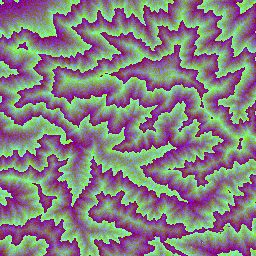
#> input picture walks/alum_cave_leconte/dem/12/1098/1613.webp, 256 x 256 px
$ python -i optimize_walk.py   (imports and definitions only)
#> lines starting #> are read from the running program, lines starting #| are printed output that depends on the picture
#!/usr/bin/env python3
"""Make a finished 3D walk smaller WITHOUT making it look worse, and prove it.

  python3 pipeline/walks/optimize_walk.py walks/<walk_id> [--source <original_dir>] [--dry-run]

What it does (every step is gated by a quality check against the original; a step that would lower quality is skipped, never forced):
  O1 Elevation tiles   PNG -> lossless WebP. Elevation is encoded in the pixel colours, so this must be pixel-exact: verified file by file.
  O2 Season overlays   PNG -> lossless WebP (identical pixels). --season-lossy allows q95 only where PSNR >= 45 dB and SSIM >= 0.985.
  O3 Photos            Resized to what the page can show (max width PHOTO_MAX_W, never enlarged) and re-encoded as progressive JPEG.
  O4 Clouds            The three cloud images are identical in every walk: one shared copy in walks/_shared/clouds/.
  O5 Page              Tile URL templates in index.html point at the new files; every reference is re-checked.
  O6 Report            walks/<walk>/OPTIMIZE_REPORT.json: sizes before/after and the WORST quality number per file type.

Needs Pillow and numpy (pipeline/walks/requirements.txt); scikit-image is used for SSIM when present.
Original files are read from --source (default: the walk folder itself, in which case it is only optimized once; a marker file stops a second pass).
"""
from __future__ import annotations

import argparse
import hashlib
import io
import json
import re
import shutil
import sys
from pathlib import Path

import numpy as np
from PIL import Image

try:
    from skimage.metrics import structural_similarity as _ssim
except ImportError:  # pragma: no cover
    _ssim = None

ROOT = Path(__file__).resolve().parents[2]
SHARED = ROOT / "walks" / "_shared"
MARKER = ".optimized.json"

# ---- the recipe (tuned from measurements on the three existing walks: see docs/WALKS.md "Optimizing") ----
WEBP_METHOD = 5
SEASON_LOSSY_Q = (95,)         # only used with --season-lossy; q95 measured at PSNR >= 48 dB (visually identical) and ~15% smaller than lossless
SEASON_SSIM_FLOOR = 0.985      # RGB composited on grey (lossy mode only)
SEASON_PSNR_FLOOR = 45.0
SEASON_ALPHA_MAX_ERR = 2       # of 255
PHOTO_MAX_W = 1200             # photos arrive at 900 px and re-encoding gave no saving: they are kept unless a smaller file passes the floor
PHOTO_Q = 85
PHOTO_SSIM_FLOOR = 0.97        # judged at a 720 px wide display size
# NOT done on purpose: pruning tiles far from the route. A 2844 px-wide window requests terrain up to 11 km from the trail
# (measured), which is almost the whole downloaded area, so pruning would lower quality on big screens. Imagery JPEGs are kept as they are
# (re-encoding saved ~18% but compounds JPEG loss).
SHARED_CLOUDS = ("cumulus.webp", "mass.webp", "wisps.webp")


# ----------------------------------------------------------------------------- quality metrics
def ssim_rgb(a: np.ndarray, b: np.ndarray) -> float:
    if (a == b).all():
        return 1.0
    if _ssim is not None:
        return float(_ssim(a, b, channel_axis=2, data_range=255))
    # fallback: global correlation based score (coarser than SSIM, stricter in practice for tiny differences)
    d = a.astype(np.float64) - b.astype(np.float64)
    return float(1 - (d ** 2).mean() / (255.0 ** 2) * 50)


# [4 lines left out: function over_grey, not called in this run]


def decode(b: bytes) -> Image.Image:
    return Image.open(io.BytesIO(b))


# [33 lines left out: functions webp, convert_dem, convert_season, not called in this run]


def convert_photo(jpg_path: Path) -> tuple[bytes, float]:
    im = Image.open(jpg_path).convert("RGB")
#> im is the input picture: PIL image 256x256 RGB; mean R, G, B 133, 127.1, 128.1
    sc = min(1.0, PHOTO_MAX_W / im.width)
#> sc = 1
    small = im.resize((round(im.width * sc), round(im.height * sc)), Image.LANCZOS) if sc < 1 else im
    out = io.BytesIO()
    small.save(out, "JPEG", quality=PHOTO_Q, optimize=True, progressive=True)
    b = out.getvalue()
    ref = im.resize((720, round(im.height * 720 / im.width)), Image.LANCZOS)
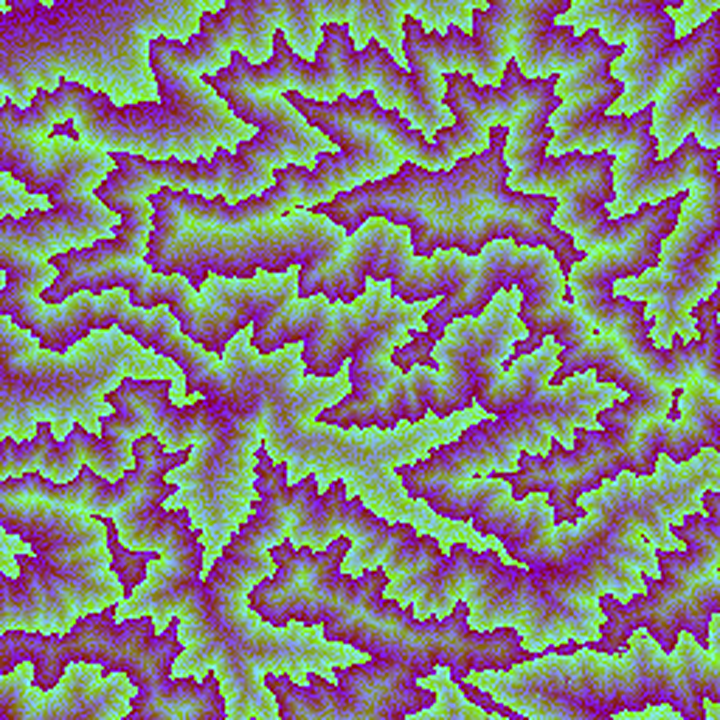
#> ref: PIL image 720x720 RGB; mean R, G, B 133, 127.1, 128.1
    test = decode(b).convert("RGB").resize(ref.size, Image.LANCZOS)
#> in decode, `return Image.open(io.BytesIO(b))`:
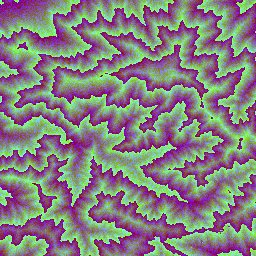
#> returned value: PIL image 256x256 RGB; mean R, G, B 133, 127.1, 128.1
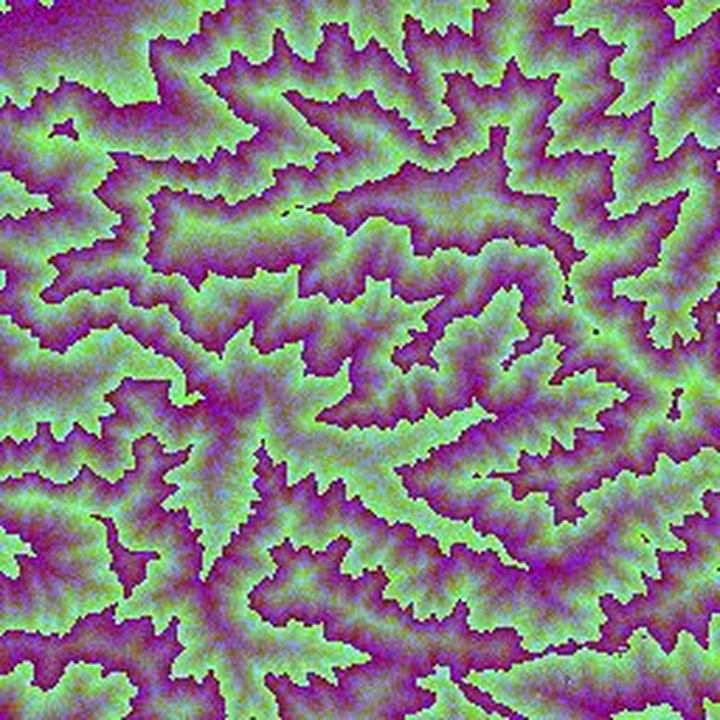
#> test: PIL image 720x720 RGB; mean R, G, B 133, 127.1, 128.1
    return b, ssim_rgb(np.asarray(ref), np.asarray(test))


# ----------------------------------------------------------------------------- walk-level
def sha(p: Path) -> str:
    return hashlib.sha256(p.read_bytes()).hexdigest()


def dir_bytes(d: Path) -> int:
    return sum(p.stat().st_size for p in d.rglob("*") if p.is_file())


# [121 lines left out: functions patch_page, optimize, print_report, main, not called in this run]


# [2 lines not run here, left out]

>>> result = convert_photo('../../walks/alum_cave_leconte/dem/12/1098/1613.webp')
